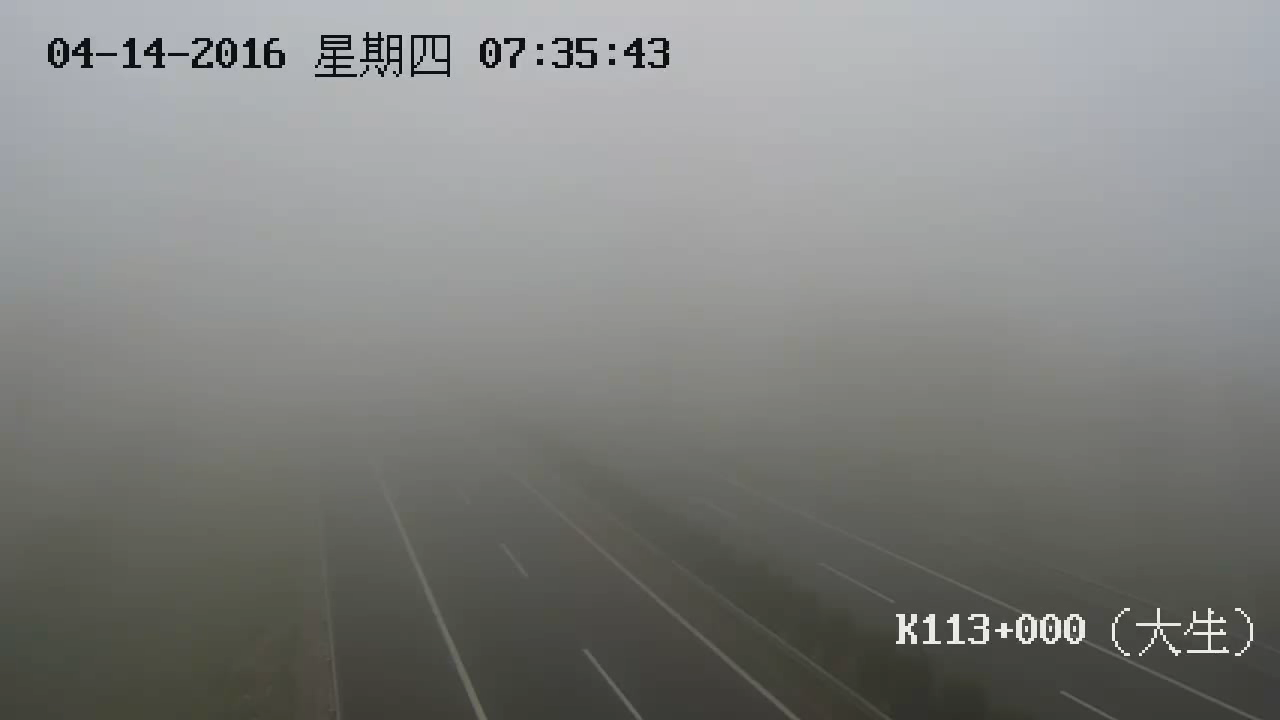
#> input picture original_frame95.bmp, 1280 x 720 px
$ python change_view.py
#> lines starting #> are read from the running program, lines starting #| are printed output that depends on the picture; after the words box and inside, x2 and y2 are one past the last pixel; in counts of white or black regions, pixels touching at a corner belong together
#相关包
import numpy as np
import cv2
import imutils
import time
import matplotlib.pyplot as plt
from PIL import *
# from tensorflow.keras.preprocessing.image import img_to_array,array_to_img
from skimage.filters import threshold_local

#image = cv2.imdecode(np.fromfile(r"/media/autolab/disk_3T/Math/haze/original_frame95.bmp"),-1)
image = cv2.imread("original_frame95.bmp")
#> image is the input picture: shape (720, 1280, 3); mean B, G, R 127.8, 130.1, 128.8
print(image)
#> (printed output is left out)
gray = cv2.cvtColor(image, cv2.COLOR_BGR2GRAY)
ratio = image.shape[0] / 500
#> ratio = 1.44
# print("ratio:",ratio)
orig = image.copy()
#调整图像的大小
image = imutils.resize(image,height=500)
#> image: shape (500, 888, 3)

print("改变之后的image:",image.shape)
#| 改变之后的image: (500, 888, 3)

#对图像进行灰度图处理，然后在进行高斯模糊滤波处理（去除非椒盐噪声）
gray = cv2.cvtColor(image, cv2.COLOR_BGR2GRAY)
#> gray: shape (500, 888)
plt.imshow(gray)
gray = cv2.GaussianBlur(gray, (3,3), 0)
print("gray.shape:",gray.shape)
#| gray.shape: (500, 888)
# it=time.time()
# for i in range(256):
# for j in range(i+1):
#进行边缘处理，一种是阈值处理，一种是自动边缘处理
edged1 = imutils.auto_canny(gray,sigma=3)
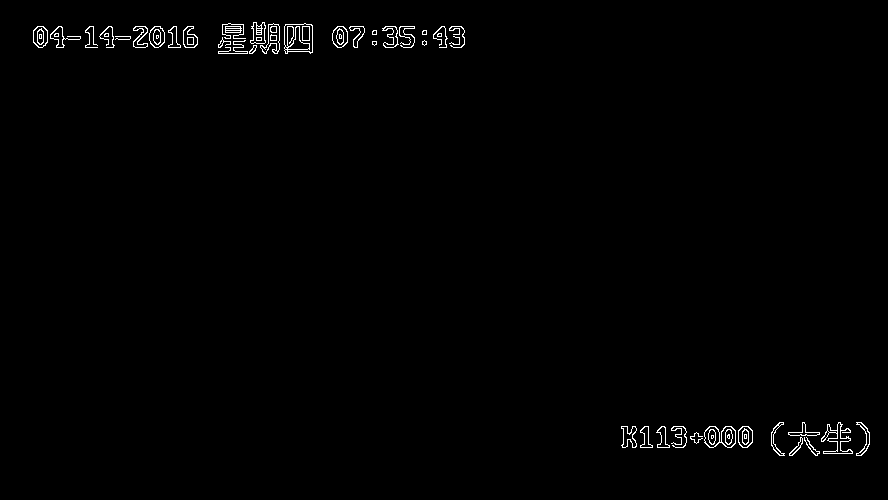
#> edged1: shape (500, 888); 0.87% white in thin lines or dots, all inside (x1, y1, x2, y2) = (33, 22, 870, 456)
edged = cv2.Canny(gray,170, 200)
edged1 = cv2.dilate(edged1, None)
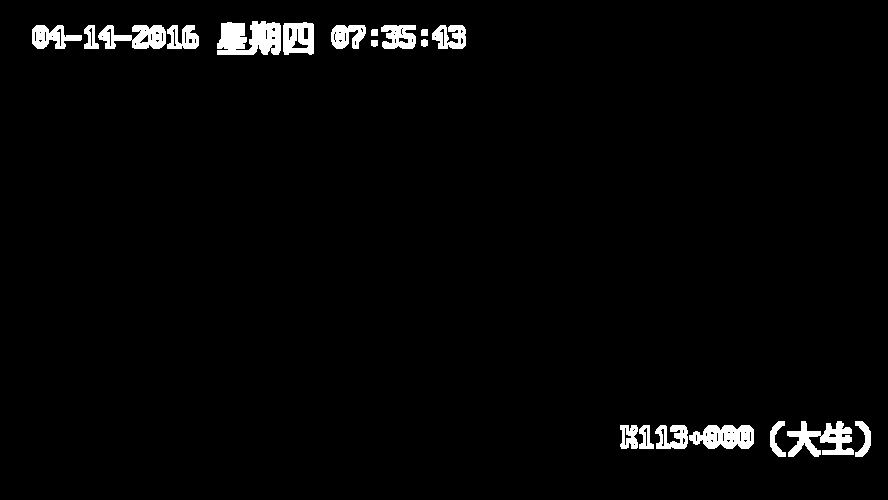
#> edged1: shape (500, 888); 2.5% white; 20 white regions, largest, box (x1, y1, x2, y2) and area: (217, 21, 281, 55) 1734, (787, 421, 854, 457) 1262, (689, 425, 754, 449) 1146

cv2.imshow("Edged and edged1",edged)
cv2.imshow("Edged aed1",edged1)
cv2.imshow("edged and edged1",np.hstack([edged,edged1]))
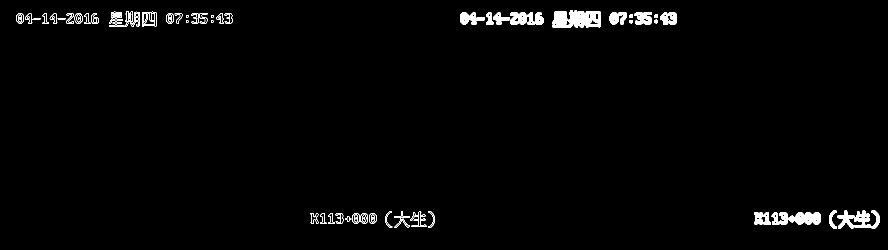
#> window 'edged and edged1': shape (500, 1776) (shown at 1/2 size); 1.7% white; 82 white regions (14 under 20 px)
cv2.waitKey(0)
cv2.destroyAllWindows()

#这里的操作和上个学习笔记4的一样，不做介绍
def order_points(pts):
    #进行初始化点的位置，左上、右上、左下、右下
    rect = np.zeros((4, 2), dtype = "float32")
    #采取四个点的x+y的和，以最小的和为左上的点，x+y最大为右下的点
    s = pts.sum(axis = 1)
    rect[0] = pts[np.argmin(s)]
    rect[2] = pts[np.argmax(s)]
   #定义一左下点和右上点的位置，用|x-y|表示，小的为右上，大的为左下
    diff = np.diff(pts, axis = 1)
    rect[1] = pts[np.argmin(diff)]
    rect[3] = pts[np.argmax(diff)]

    return rect
def four_point_transform(image, pts):
    # obtain a consistent order of the points and unpack them
    # individually
    rect = order_points(pts)
    (tl, tr, br, bl) = rect
    #重新计算新的图像的宽度和高度
    widthA = np.sqrt(np.sum((br - bl) ** 2))
    widthB = np.sqrt(np.sum((tr - tl) ** 2))
    maxWidth = max(int(widthA), int(widthB))

    heightA = np.sqrt(np.sum((tr - br) ** 2))
    heightB = np.sqrt(np.sum((tl - bl) ** 2))
    maxHeight = max(int(heightA), int(heightB))
    #重新定义新的图像的四边顶点的坐标
    dst = np.array([
        [0, 0],
        [maxWidth - 1, 0],
        [maxWidth - 1, maxHeight - 1],
        [0, maxHeight - 1]], dtype = "float32")
    # 计算透视矩阵，并且变化应用
    M = cv2.getPerspectiveTransform(rect, dst)
    print(M)
    warped = cv2.warpPerspective(image, M, (maxWidth, maxHeight))

    return warped

#发现轮廓，并且用imutils.grab_contours()函数返回轮廓
cnts = cv2.findContours(edged1.copy(), cv2.RETR_LIST, cv2.CHAIN_APPROX_SIMPLE)
#> cnts = 92 contours, 57 with area under 20; largest, box (x1, y1, x2, y2) and area: (217, 21, 281, 55) 1609, (689, 425, 754, 449) 1129, (787, 421, 854, 457) 1098, (98, 25, 166, 49) 997, (283, 22, 314, 55) 888
cnts = imutils.grab_contours(cnts)
print(cnts)
#> (printed output is left out)
#这一步是进行轮廓所围成的面积，并且进行从大到小的排列
cnts = sorted(cnts, key = cv2.contourArea, reverse = True)[:5]
#> cnts = 5 contours; box (x1, y1, x2, y2) and area: (217, 21, 281, 55) 1609, (689, 425, 754, 449) 1129, (787, 421, 854, 457) 1098, (98, 25, 166, 49) 997, (283, 22, 314, 55) 888
for c in cnts:

    #获取轮廓的周长
    peri = cv2.arcLength(c, True)
    #用该函数进行图形的相似
    approx = cv2.approxPolyDP(c, 0.02 * peri, True)
    #如果我们相似的轮廓是四个点表示的，那么我们就可以看作这是轮廓点就是我们所要的
    if len(approx) == 4:
        screenCnt = approx
        break
#> (the run stopped early here; a loop or call above may not have finished)

$ run again, with 3.png saved as original_frame95.bmp
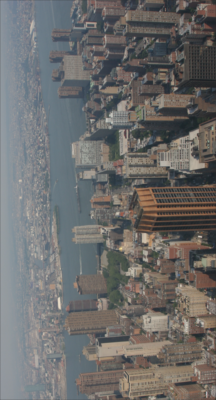
#> input picture 3.png, 216 x 400 px
#> image is the input picture: shape (400, 216, 3); mean B, G, R 107, 107.9, 108.6
#> (printed output is left out)
#> image: shape (500, 270, 3)
#| 改变之后的image: (500, 270, 3)
#| gray.shape: (500, 270)
#> `edged1 = imutils.auto_canny(gray,sigma=3)`:
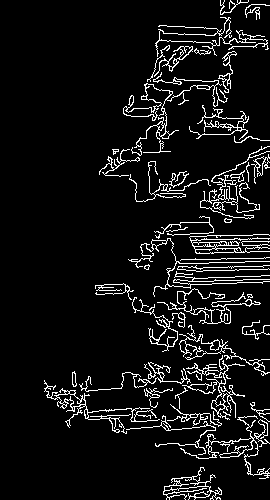
#> edged1: shape (500, 270); 7.6% white in thin lines or dots, all inside (x1, y1, x2, y2) = (44, 0, 270, 500)
#> edged: shape (500, 270); 1.7% white in thin lines or dots, all inside (x1, y1, x2, y2) = (72, 0, 268, 499)
#> `cv2.imshow("edged and edged1",np.hstack([edged,edged1]))`:
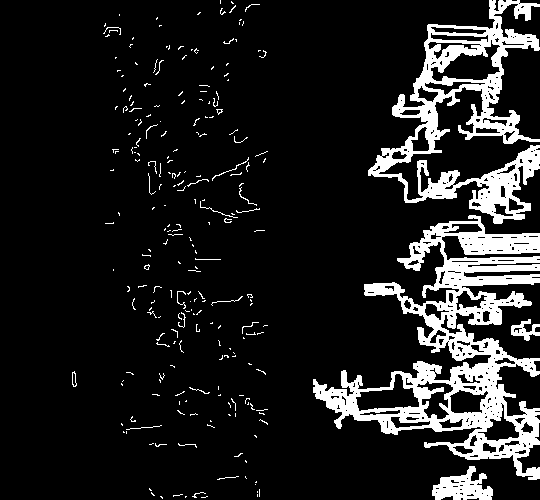
#> window 'edged and edged1': shape (500, 540); 12.2% white; 235 white regions (207 under 20 px)
#> `cnts = cv2.findContours(edged1.copy(), cv2.RETR_LIST, cv2.CHAIN_APPROX..`: cnts = 294 contours, 216 with area under 20; largest, box (x1, y1, x2, y2) and area: (43, 215, 270, 480) 22260, (98, 0, 270, 224) 13676, (160, 39, 231, 82) 1384, (85, 373, 150, 412) 1246, (162, 466, 223, 500) 1134
#> (printed output is left out)
#> `cnts = sorted(cnts, key = cv2.contourArea, reverse = True)[:5]`: cnts = 5 contours; box (x1, y1, x2, y2) and area: (43, 215, 270, 480) 22260, (98, 0, 270, 224) 13676, (160, 39, 231, 82) 1384, (85, 373, 150, 412) 1246, (162, 466, 223, 500) 1134
